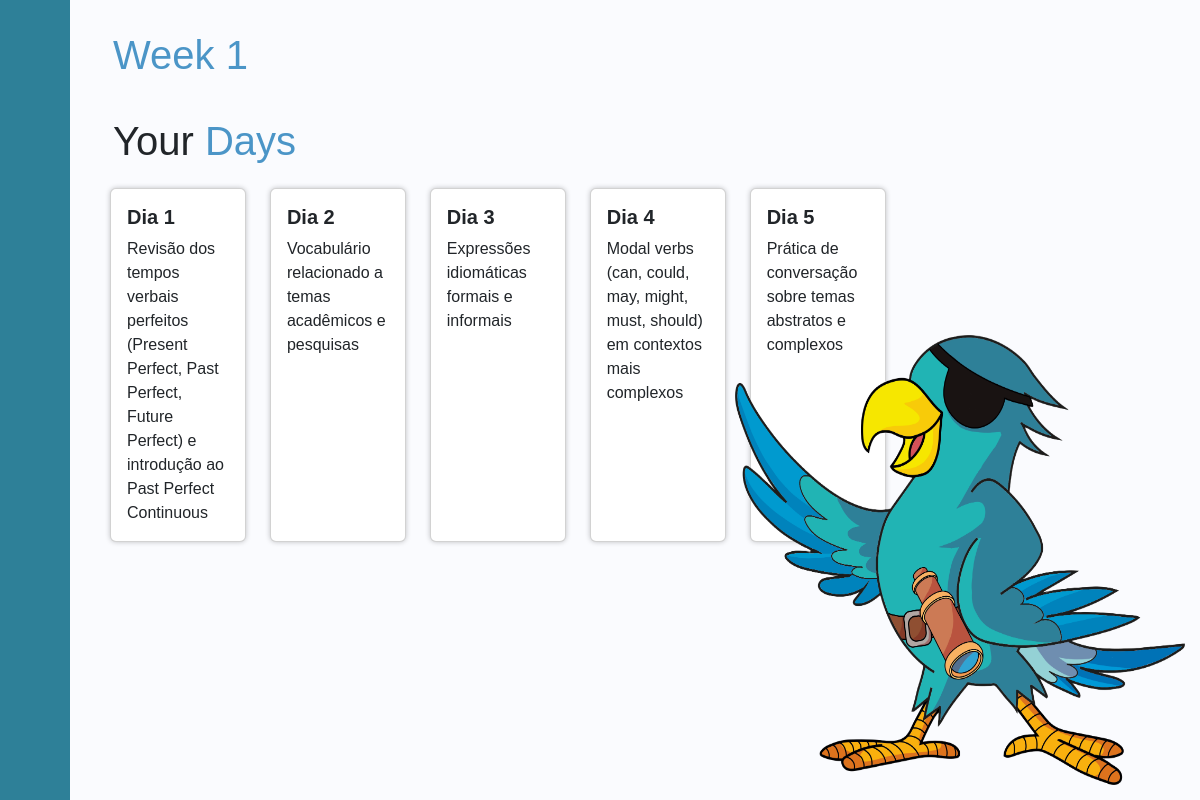
The page /view/home.php (signed in) on the database its author committed.
### tables this page shows
CREATE TABLE `conteudo` (
  `id` int(11) NOT NULL,
  `id_nivel` int(11) NOT NULL,
  `semana` int(11) NOT NULL,
  `dia` int(11) NOT NULL,
  `titulo` varchar(500) NOT NULL,
  `descricao` varchar(10000) NOT NULL,
  `concluido` tinyint(1) NOT NULL
);

### config/Connection.php (called while the page is built, shortened)
<?php
class Connection {
    private $host = 'localhost';
    private $username = 'root';
    private $password = '';
    private $database = 'hostdeprojetos_tess';
    public function connection() {
        $con = new mysqli($this->host, $this->username, $this->password, $this->database);
        mysqli_set_charset($con, 'utf8');
        return $con;
    }
}

### model/UsuarioNivelDAO.php (called while the page is built, shortened)
<?php
class UsuarioNivelDAO {
    public function consultaNivel(Connection $con) {
        $query = 'SELECT N.id, N.nivel FROM usuario_nivel AS UN JOIN usuarios AS U ON UN.id_usuario = U.id JOIN nivel AS N ON UN.id_nivel = N.id WHERE U.id = "'.$_SESSION['id'].'"';
        return mysqli_query($con->connection(), $query);
    }
}

### class/Nivel.php (called while the page is built, shortened)
<?php
class Nivel {
    private $id;
    public function __construct($id, $nivel) {
        $this->id = $id;
    }
    public function getId() {
        return $this->id;
    }
}

### model/ConteudoDAO.php (called while the page is built, shortened)
<?php
class ConteudoDAO {
    public function getConteudoSemana(Connection $con, Nivel $nivel, $semana) {
        $query = 'SELECT * FROM conteudo WHERE id_nivel = '.$nivel->getId().' AND semana = '.$semana;
        return mysqli_query($con->connection(), $query);
    }
    public function getConteudoDia(Connection $con, Nivel $nivel, $semana, $dia) {
        $query = 'SELECT * FROM conteudo WHERE id_nivel = '.$nivel->getId().' AND semana = '.$semana.' AND dia = '.$dia;
        return mysqli_query($con->connection(), $query);
    }
}

### class/Conteudo.php (called while the page is built, shortened)
<?php
class Conteudo {
    private $dia;
    private $titulo;
    public function __construct($id = null, $id_nivel = null, $semana = null, $dia = null, $titulo = null, $descricao = null, $concluido = null) {
        $this->dia = $dia;
        $this->titulo = $titulo;
    }
    public function getDia() {
        return $this->dia;
    }
    public function getTitulo() {
        return $this->titulo;
    }
    public function setDia($dia) {
        $this->dia = $dia;
    }
    public function setTitulo($titulo) {
        $this->titulo = $titulo;
    }
}

### controllers/ConteudoController.php (the view, shortened to what this page needs)
<?php
require_once('../class/Conteudo.php');
require_once('../model/ConteudoDAO.php');
require_once('../class/Nivel.php');
require_once('../model/UsuarioNivelDAO.php');
require_once('../config/Connection.php');
class ConteudoController {
    public function geraCardsConteudo($semana) {
        $conexao = new Connection();
        $conteudo = new Conteudo();
        $usuarioNivelDAO = new UsuarioNivelDAO();
        $resultado_usuarioNivel = $usuarioNivelDAO->consultaNivel($conexao);
        $usuarioNivel = $resultado_usuarioNivel->fetch_assoc();
        $nivel = new Nivel($usuarioNivel['id'], $usuarioNivel['nivel']);
        $conteudoDAO = new ConteudoDAO();
        $resultado_conteudo = $conteudoDAO->getConteudoSemana($conexao, $nivel, $semana);
        if($resultado_conteudo->num_rows > 0) {
            echo '<div class="container">';
            echo     '<div class="row gy-4">';
            while ($dado_conteudo = $resultado_conteudo->fetch_assoc()) {
                $conteudo->setDia($dado_conteudo['dia']);
                $conteudo->setTitulo($dado_conteudo['titulo']);
                $conteudo->setConcluido($dado_conteudo['concluido']);
                if($conteudo->getDia() == 1 && $semana == 1) {
                    echo     '<div class="col-sm conteudo" data-id="'.$conteudo->getDia().'">';
                    $this->card($conteudo->getDia(), $conteudo->getTitulo());
                }
                else {
                    if($semana != 1) {
                        $resultado_semana = $conteudoDAO->getConteudoSemana($conexao, $nivel, $semana - 1);
                        $resultado_dia = $conteudoDAO->getConteudoDia($conexao, $nivel, $semana - 1, $resultado_semana->num_rows);
                        $dia = $resultado_dia->fetch_assoc();
                        if($dia['concluido'] == 1 && $conteudo->getDia() == 1) {
                            echo     '<div class="col-sm conteudo" data-id="'.$conteudo->getDia().'">';
                            $this->card($conteudo->getDia(), $conteudo->getTitulo());
                        }
                        else {
                            $resultado_dia = $conteudoDAO->getConteudoDia($conexao, $nivel, $semana, $conteudo->getDia() - 1);
                            $dia = $resultado_dia->fetch_assoc();
                            if(!is_null($dia)) {
                                if($dia['concluido'] == 1) {
                                    echo     '<div class="col-sm conteudo" data-id="'.$conteudo->getDia().'">';
                                    $this->card($conteudo->getDia(), $conteudo->getTitulo());
                                }
                                else {
                                    echo     '<div class="col-sm" data-id="'.$conteudo->getDia().'">';
                                    $this->card($conteudo->getDia(), $conteudo->getTitulo());
                                }
                            }
                            else {
                                echo     '<div class="col-sm" data-id="'.$conteudo->getDia().'">';
                                $this->card($conteudo->getDia(), $conteudo->getTitulo());
                            }
                        }
                    }
                    else {
                        $resultado_dia = $conteudoDAO->getConteudoDia($conexao, $nivel, $semana, $conteudo->getDia() - 1);
                        $dia = $resultado_dia->fetch_assoc();
                        if($dia['concluido'] == 1) {
                            echo     '<div class="col-sm conteudo" data-id="'.$conteudo->getDia().'">';
                            $this->card($conteudo->getDia(), $conteudo->getTitulo());
                        }
                        else {
                            echo     '<div class="col-sm" data-id="'.$conteudo->getDia().'">';
                        }
                    }
                }
            }
            echo     '</div>';
            echo '</div>';
        }
    }
    private function card($dia, $titulo) {
        echo            '<div class="card h-100">';
        echo                '<div class="card-body">';
        echo                    '<h5 class="card-title fw-bold">Dia '.$dia.'</h5>';
        echo                    '<p class="card-text">'.$titulo.'</p>';
        echo                '</div>';
        echo            '</div>';
        echo        '</div>';
    }
}

### view/home.php (shortened to what this page needs)
<?php
    require_once('../controllers/ConteudoController.php');
    $conteudoController = new ConteudoController();
    $semana = (isset($_REQUEST['semana']) ? $_REQUEST['semana'] : 1);
    require_once('../controllers/SpotifyController.php');
?>
<!DOCTYPE html>
<html lang="pt-br">
<head>
    <link href="https://cdn.jsdelivr.net/npm/bootstrap@5.0.2/dist/css/bootstrap.min.css" rel="stylesheet">
    <link rel="stylesheet" href="../src/style/style3.css">
    <link href="https://cdn.lineicons.com/4.0/lineicons.css" rel="stylesheet" />
    <link href="https://cdn.jsdelivr.net/npm/bootstrap@5.3.0-alpha3/dist/css/bootstrap.min.css" rel="stylesheet">
</head>
<body>
    <?php include_once "../module/menu.php" ?>
    <h1 id="titulo_semana"><span class="theme_title">Week <?= $semana ?> </span></h1>
    <h1 id="titulo_semana">Your <span class="theme_title">Days</span></h1>
    <?= $conteudoController->geraCardsConteudo($semana) ?>
    <img src="../src/images/masco_colorido2_adobe_express.png" class="imgTessie" alt="">
</body>
</html>

### module/menu.php (shortened to what this page needs)
<div class="wrapper">
    <aside id="sidebar">
        <div class="d-flex">
            <button class="toggle-btn" type="button">
            </button>
        </div>
        <ul class="sidebar-nav">
            <li class="sidebar-item">
                <a href="../view/home.php" class="sidebar-link">
                </a>
            </li>
            <li class="sidebar-item">
                <a href="../view/home.php?semana=1" class="sidebar-link">
                </a>
            </li>
            <li class="sidebar-item">
                <a href="../view/home.php?semana=2" class="sidebar-link">
                </a>
            </li>
            <li class="sidebar-item">
                <a href="../view/home.php?semana=3" class="sidebar-link">
                </a>
            </li>
            <li class="sidebar-item">
                <a href="../view/home.php?semana=4" class="sidebar-link">
                </a>
            </li>
        </ul>
        <li class="sidebar-item">
            <a href="../view/profile.php" class="sidebar-link">
            </a>
        </li>
        <div class="sidebar-footer">
            <a href="../config/sair.php" class="sidebar-link">
            </a>
        </div>
    </aside>
    <div class="main p-3">
        <div class="container-fluid">
            <div class="row">
                <div class="col-md-9">

### src/style/style3.css (style rules this page uses)
* { font-family: "Poppins", sans-serif; }
a { text-decoration: none; }
a.sidebar-link { text-decoration: none; }
li { list-style: none; }
h1 { font-weight: 600; font-size: 1.5rem; }
body { font-family: 'Poppins', sans-serif; }
ul { list-style-type: none; }
.wrapper { display: flex; }
.main { min-height: 100vh; width: 100%; overflow: hidden; transition: all 0.35s ease-in-out; background-color: #fafbfe; }
#sidebar { width: 70px; min-width: 70px; z-index: 1000; transition: all .25s ease-in-out; background-color: #2E8098; display: flex; flex-direction: column; }
.toggle-btn { background-color: transparent; cursor: pointer; border: 0; padding: 1rem 1.5rem; }
.sidebar-nav { padding: 2rem 0; flex: 1 1 auto; }
a.sidebar-link { padding: .625rem 1.625rem; color: #FFF; display: block; font-size: 0.9rem; white-space: nowrap; border-left: 3px solid transparent; }
.sidebar-item { position: relative; }
body { background-color: #f7f7f7; }
#titulo_semana { text-align: left; padding: 15px; }
.theme_title { color: #4b95c7; }
.card { transition: all 0.5s; box-shadow: 0 0 5px 0 rgba(22, 22, 26, .25); }
.imgTessie { position: absolute; width: 465px; height: 465px; float: right; padding-right: 15px; padding-bottom: 15px; margin-bottom: 0; position: absolute; right: 0px; bottom: 0; }

### rows shown on the page
conteudo: dia "1", titulo "Revisão dos tempos verbais perfeitos (Present Perfect, Past Perfect, Future Perfect) e introdução ao Past Perfect Continuous"
conteudo: dia "2", titulo "Vocabulário relacionado a temas acadêmicos e pesquisas"
conteudo: dia "3", titulo "Expressões idiomáticas formais e informais"
conteudo: dia "4", titulo "Modal verbs (can, could, may, might, must, should) em contextos mais complexos"
conteudo: dia "5", titulo "Prática de conversação sobre temas abstratos e…"

### other values the page prints
$semana "1"
